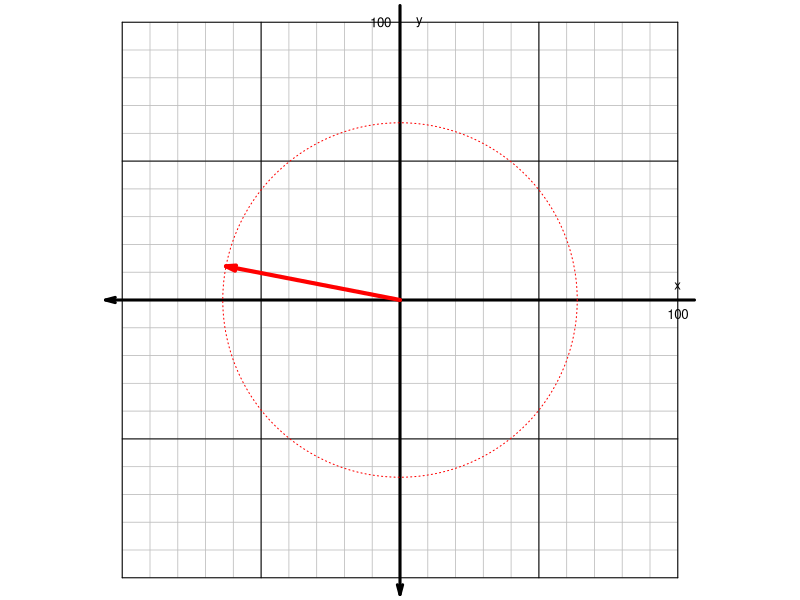
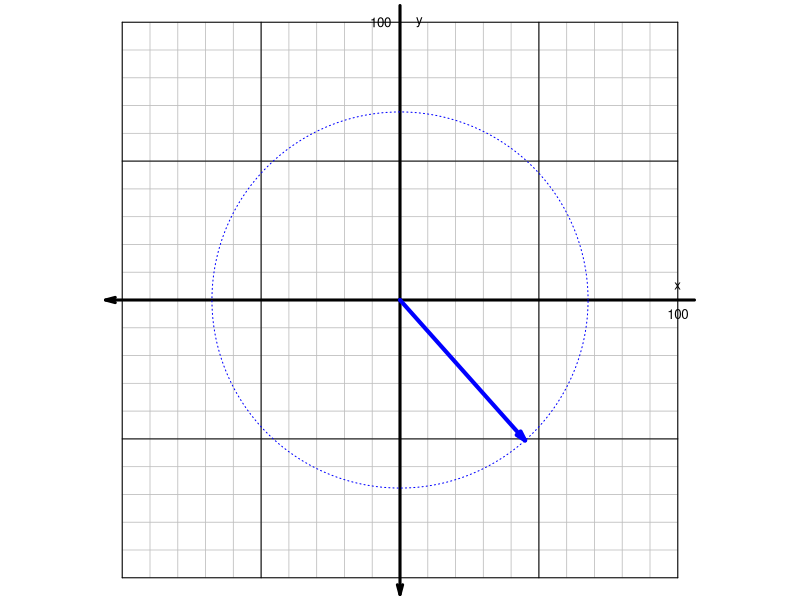
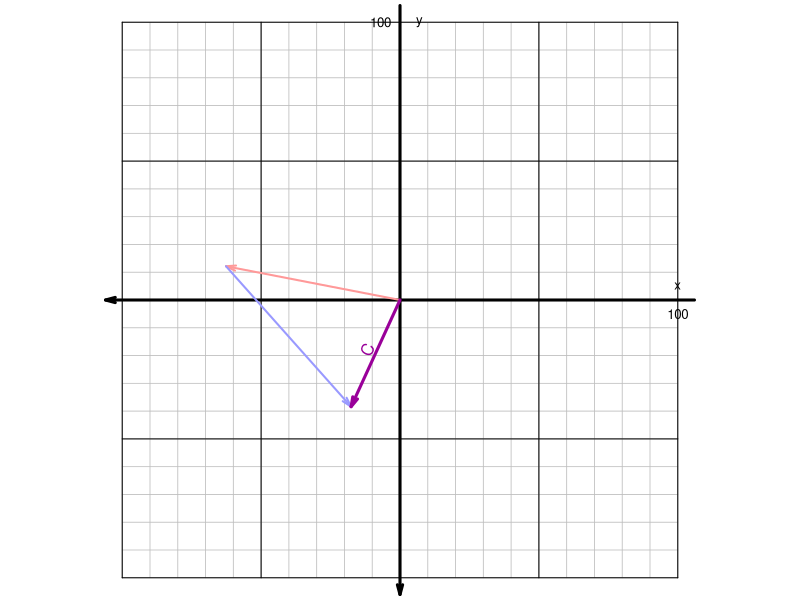

Source code (R) for these figures, in order:
## ---- chunk 1
while(T){
    th = signif(runif(2,pi/4,2*pi),3)
    r = signif(runif(2,40,99),3)
    x = r*cos(th)
    y = r*sin(th)
    xc = sum(x)
    yc = sum(y)
    tc = (atan2(yc,xc)+2*pi)%%(2*pi)
    rc = sqrt(xc^2+yc^2)
    if(abs(diff(th))>0.5 && abs(diff(th))<(2*pi-0.5) && abs(pi-abs(diff(th)))>(pi/20) && abs(xc)<100 && abs(yc)<100 && abs(pi/2-th[1]%%(pi/2))>(pi/20) && abs(pi/2-th[2]%%(pi/2))>(pi/20) && abs(pi/2-tc%%(pi/2))>(pi/20) && min(abs(c(xc,yc)))>10 && rc>10){break}
}

ans1 = round(tc,2)
ans2 = round(rc,1)

ach1 = ans1+(0:5-sample(0:5,1))*0.03
ach2 = ans2+(0:5-sample(0:5,1))*0.3

al1 = paste0("* ",ach1,collapse="\n")
al2 = paste0("* ",ach2,collapse="\n")

sol1 = paste0(1*(ans1==ach1),collapse = "")
sol2 = paste0(1*(ans2==ach2),collapse = "")

## ---- chunk 2
par(mar=c(0,0,0,0),pty="s")
plot(0,0,"n",xlim=c(-100,100),ylim=c(-100,100),axes=F,ann=F)
for(i in seq(-100,100,10)){
    lines(c(-100,100),c(i,i),lwd=0.8,col="grey")
    lines(c(i,i),c(-100,100),lwd=0.8,col="grey")
}
for(i in seq(-100,100,50)){
    lines(c(-100,100),c(i,i),lwd=1,col="black")
    lines(c(i,i),c(-100,100),lwd=1,col="black")
}
arrows(-106,0,106,0,0.1,15,1.5,lwd=3)
arrows(0,-106,0,106,0.1,15,1.5,lwd=3)
text(100,-5,"100",cex=0.8)
text(100,5,"x",cex=0.8)
text(-7,100,"100",cex=0.8)
text(7,100,"y",cex=0.8)
arrows(0,0,x[1],y[1],0.1,15,col="red",lwd=4)
ths = seq(0,2*pi,pi/360)
lines(r[1]*cos(ths),r[1]*sin(ths),col="red",lty=3)
th2 = seq(0,th[1],pi/360)
n = length(th2)
angr = 25
# lines(angr*cos(th2),angr*sin(th2),col=rgb(0.7,0.1,0.1),lwd=2)
# arrows(angr*cos(th2[n-1]),angr*sin(th2[n-1]),angr*cos(th2[n]),angr*sin(th2[n]),0.05,20,lwd=2,col=rgb(0.7,0.1,0.1))
angrt = 35
# text(angrt*cos(th[1]/2),angrt*sin(th[1]/2),th[1],srt=(th[1]/2/pi*180+90)%%180-90,col=rgb(0.7,0.1,0.1))

## ---- chunk 3
par(mar=c(0,0,0,0),pty="s")
plot(0,0,"n",xlim=c(-100,100),ylim=c(-100,100),axes=F,ann=F)
for(i in seq(-100,100,10)){
    lines(c(-100,100),c(i,i),lwd=0.8,col="grey")
    lines(c(i,i),c(-100,100),lwd=0.8,col="grey")
}
for(i in seq(-100,100,50)){
    lines(c(-100,100),c(i,i),lwd=1,col="black")
    lines(c(i,i),c(-100,100),lwd=1,col="black")
}
arrows(-106,0,106,0,0.1,15,1.5,lwd=3)
arrows(0,-106,0,106,0.1,15,1.5,lwd=3)
text(100,-5,"100",cex=0.8)
text(100,5,"x",cex=0.8)
text(-7,100,"100",cex=0.8)
text(7,100,"y",cex=0.8)
arrows(0,0,x[2],y[2],0.1,15,col="blue",lwd=4)
ths = seq(0,2*pi,pi/360)
lines(r[2]*cos(ths),r[2]*sin(ths),col="blue",lty=3)
th2 = seq(0,th[2],pi/360)
n = length(th2)
# lines(angr*cos(th2),angr*sin(th2),col=rgb(0.1,0.1,0.7),lwd=2)
# arrows(angr*cos(th2[n-1]),angr*sin(th2[n-1]),angr*cos(th2[n]),angr*sin(th2[n]),0.05,20,lwd=2,col=rgb(0.1,0.1,0.7))
# text(angrt*cos(th[2]/2),angrt*sin(th[2]/2),th[2],srt=(th[2]/2/pi*180+90)%%180-90,col=rgb(0.1,0.1,0.7))

## ---- chunk 4
par(mar=c(0,0,0,0),pty="s")
plot(0,0,"n",xlim=c(-100,100),ylim=c(-100,100),axes=F,ann=F)
for(i in seq(-100,100,10)){
    lines(c(-100,100),c(i,i),lwd=0.8,col="grey")
    lines(c(i,i),c(-100,100),lwd=0.8,col="grey")
}
for(i in seq(-100,100,50)){
    lines(c(-100,100),c(i,i),lwd=1,col="black")
    lines(c(i,i),c(-100,100),lwd=1,col="black")
}
arrows(-106,0,106,0,0.1,15,1.5,lwd=3)
arrows(0,-106,0,106,0.1,15,1.5,lwd=3)
text(100,-5,"100",cex=0.8)
text(100,5,"x",cex=0.8)
text(-7,100,"100",cex=0.8)
text(7,100,"y",cex=0.8)
arrows(0,0,x[1],y[1],0.1,15,col=rgb(1,0.6,0.6),lwd=2,lty = 1)
arrows(x[1],y[1],x[1]+x[2],y[1]+y[2],0.1,15,col=rgb(0.6,0.6,1),lwd=2,lty=1)
arrows(0,0,xc,yc,0.1,15,col=rgb(0.6,0,0.6),lwd=3)
thc = atan2(yc,xc)
text(xc/2,yc/2,"C",srt=(thc*180/pi+90)%%180-90,col=rgb(0.6,0,0.6),adj=c(0.5,-0.2))
